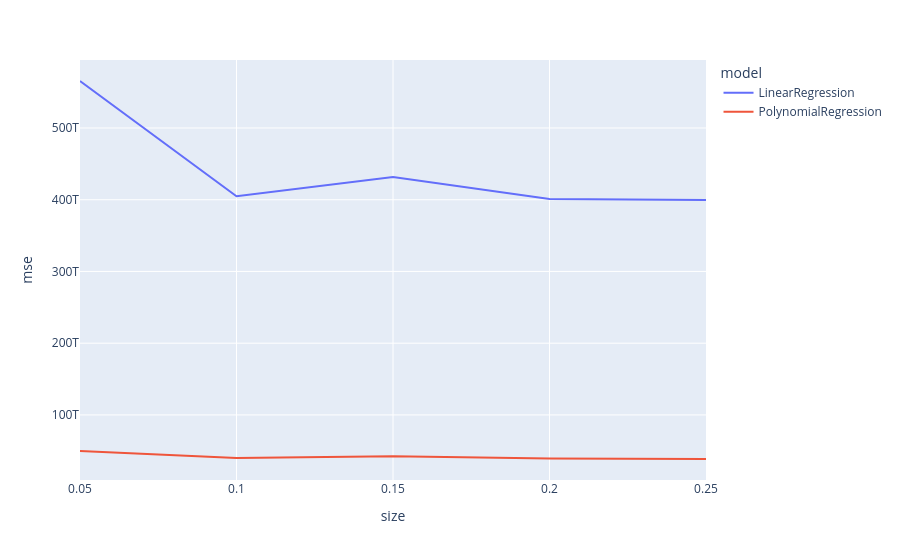

Notebook code for this chart:
### Code cell
px.line(data_frame=new , x='size' , y='mse' , color='model')

### Figure 1 — Plotly figure (JSON) as saved in the notebook; plotly's stock layout.template omitted (floating-point values rounded to 4 significant figures)
{"data": [{"hovertemplate": "model=LinearRegression<br>size=%{x}<br>mse=%{y}<extra></extra>", "legendgroup": "LinearRegression", "line": {"color": "#636efa", "dash": "solid"}, "marker": {"symbol": "circle"}, "mode": "lines", "name": "LinearRegression", "orientation": "v", "showlegend": true, "type": "scatter", "x": [0.05, 0.1, 0.15, 0.2, 0.25], "xaxis": "x", "y": [565500000000000.0, 404800000000000.0, 431600000000000.0, 401100000000000.0, 399500000000000.0], "yaxis": "y"}, {"hovertemplate": "model=PolynomialRegression<br>size=%{x}<br>mse=%{y}<extra></extra>", "legendgroup": "PolynomialRegression", "line": {"color": "#EF553B", "dash": "solid"}, "marker": {"symbol": "circle"}, "mode": "lines", "name": "PolynomialRegression", "orientation": "v", "showlegend": true, "type": "scatter", "x": [0.05, 0.1, 0.15, 0.2, 0.25], "xaxis": "x", "y": [49770000000000.0, 40030000000000.0, 42470000000000.0, 39360000000000.0, 38550000000000.0], "yaxis": "y"}], "layout": {"legend": {"title": {"text": "model"}, "tracegroupgap": 0}, "margin": {"t": 60}, "xaxis": {"anchor": "y", "domain": [0, 1], "title": {"text": "size"}}, "yaxis": {"anchor": "x", "domain": [0, 1], "title": {"text": "mse"}}}}
